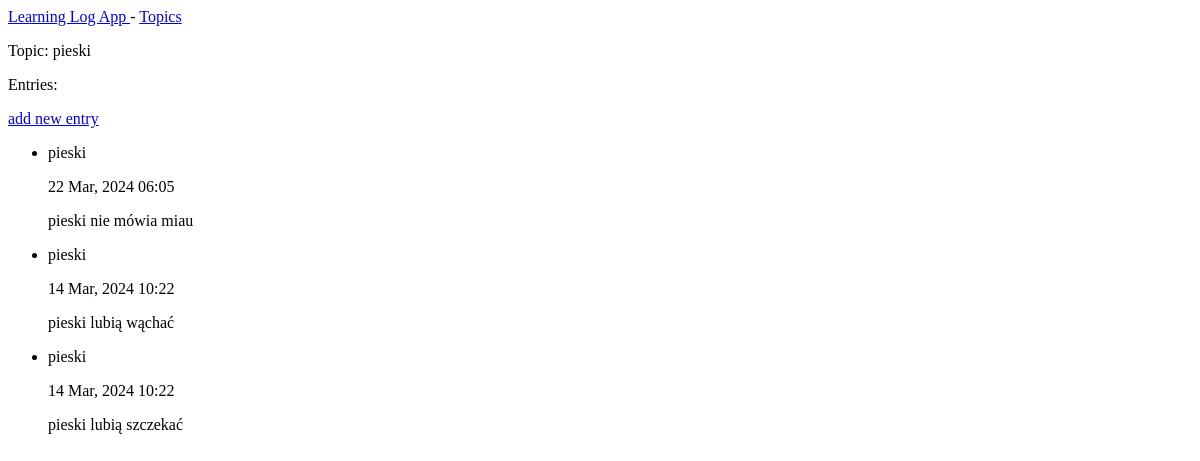
Before: /topics/2/ with the older database file.
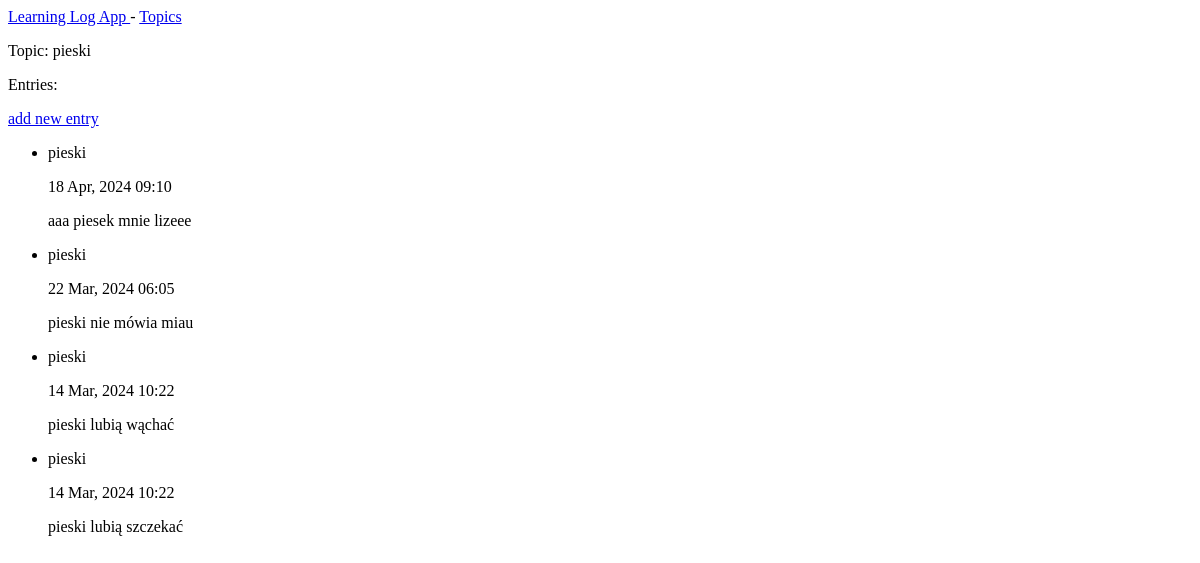
After: the same page with the newer database file.
### learning_log_app/models.py (models this page shows, shortened)
class Topic(models.Model):
    text = models.CharField(max_length = 200)
    date_added = models.DateTimeField(auto_now_add = True)
    def __str__(self):
        return self.text

class Entry(models.Model):
    topic = models.ForeignKey(Topic, on_delete=models.CASCADE)
    text = models.TextField()
    date_added = models.DateTimeField(auto_now_add = True)
    class Meta:
        verbose_name_plural = 'entries'

### learning_log_app/views.py (the view)
# urls.py: path('topics/<int:topic_id>/', views.topic, name='topic'),
def topic(request, topic_id):
    topic = Topic.objects.get(id=topic_id)
    entries = topic.entry_set.order_by('-date_added')
    context = {'topic':topic, 'entries':entries}
    return render(request, 'learning_log_app/topic.html', context)

### learning_log_app/templates/learning_log_app/topic.html (shortened to what this page needs)
{% extends "learning_log_app/base.html"%}
{%block content%}
  <p>Topic: {{ topic }}</p>
  <p>Entries:</p>
  <p>
	<a href="{% url 'learning_log_app:new_entry' topic.id %}"> add new entry </a>
	</p>
  <ul>
  {% for entry in entries %}
    <li>{{ topic }}</li>
	  <p>{{ entry.date_added|date:'d M, Y H:i' }} </p>
	  <p>{{ entry.text|linebreaks }} </p>
  {% empty %}
    <li>No entries have been added yet.</li>
  {% endfor %}
	</ul>
{%endblock content%}

Changed rows visible on the page:
added Entry: {{ topic }} "pieski", date_added "18 Apr, 2024 09:10", text "aaa piesek mnie lizeee"
